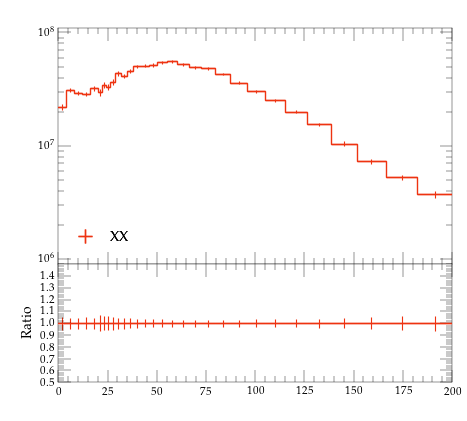

Source code (Python):
#! /usr/bin/env python

# This Python script was auto-generated using YODA v2.0.2.
# Analysis object: /MC_HFJETS_NOTNORM/ptBJetLead
# Timestamp: 29-07-2026 (15:50:41)

import matplotlib as mpl
import matplotlib.pyplot as plt
mpl.use('Agg') # comment out for interactive use
import os
import numpy as np

plotDir = os.path.split(os.path.realpath(__file__))[0]
if 'YODA_USER_PLOT_PATH' in globals():
    plot_outdir = globals()['YODA_USER_PLOT_PATH']
else:
    plot_outdir = plotDir

#plot style
plt.style.use(os.path.join(plotDir, '../default.mplstyle'))
# plot metadata
figW, figH = plt.rcParams['figure.figsize']
ax_xLabel = r''
ax_yLabel = r''
ax_title  = r''
ax_xScale = 'linear'
ax_yScale = 'log'
xLims = (0.0, 200.0)
yLims = (900000.0, 110000000.00000001)

# TeX-friendly labels for the legend
labels = {
    'legend' : ([ r"XX" ], r""),
}

# Adjust canvas width and height
canvasW = 10.0
canvasH = 9.0
figW *= canvasW/10.
figH *= canvasH/9.

# Create figure and axis objects
fig, (ax, ratio0_ax) = plt.subplots(2, 1, sharex=True,
                  figsize=(figW,figH), gridspec_kw={'height_ratios': (6.0, 3.0)})

# Set figure margins
plt.subplots_adjust(
    left   = 1.0 * plt.rcParams['figure.subplot.left'],
    right  = 1.0 * plt.rcParams['figure.subplot.right'],
    top    = 1.0 * plt.rcParams['figure.subplot.top'],
    bottom = 1.0 * plt.rcParams['figure.subplot.bottom'])

ratio0_ax.yaxis.set_major_locator(mpl.ticker.MultipleLocator(0.1))
ratio0_ax.set_ylim(0.5, 1.4999)
ratio0_ax.set_ylabel('Ratio')

# the numerical data is stored in a separate file
dataf = dict()
prefix = os.path.split(__file__)[0]
if prefix:    prefix = prefix + '/'
exec(open(prefix+'ptBJetLead__data.py').read(), dataf)


legend_handles = dict() # keep track of handles for the legend

# style options for curves
# starts at zorder>=5 to draw curve on top of legend
styles = {
  'YYY': {
    'color' : '#EE3311',
    'linestyle' : '-',
    'linewidth' : 1,
    'marker' : 'none',
    'markersize' : 2,
    'capsize' : 0.0,
    'zorder' : 5,
    'histstyle' : 1,
    'drawstyle' : 'steps-pre',
    'xerrorbars' : 1,
    'yerrorbars' : 1,
    'fillcolor' : None,
    'fillopacity' : 1.0,
    'ratio0_linestyle' : '-',
    'ratio0_linewidth' : 1,
    'ratio0_marker' : 'none',
    'ratio0_markersize' : 2,
    'ratio0_capsize' : 0.0,
    'ratio0_zorder' : 5,
    'ratio0_histstyle' : 1,
    'ratio0_drawstyle' : 'steps-pre',
    'ratio0_xerrorbars' : 1,
    'ratio0_yerrorbars' : 1,
  },
}

# curve from input yoda files in main panel
for label, yvals in dataf['yvals'].items():
    if all(np.isnan(v) for v in dataf['yvals'][label]):
        continue
    tmp = None
    if styles[label]['histstyle']: # draw as histogram
        xpos = dataf['xedges'][label] if styles[label]['drawstyle'] else dataf['xpoints'][label]
        ypos = np.insert(yvals, 0, yvals[0]) if styles[label]['drawstyle'] else yvals
        if styles[label]['fillcolor']: # fill area below curve
            ax.fill_between(xpos, ypos, step='pre',
                            color=styles[label]['fillcolor'],
                            alpha=styles[label]['fillopacity'])
        tmp, = ax.plot(xpos, ypos,
                       color=styles[label]['color'],
                       linestyle=styles[label]['linestyle'],
                       linewidth=styles[label]['linewidth'],
                       drawstyle=styles[label]['drawstyle'], solid_joinstyle='miter',
                       zorder=styles[label]['zorder'], label=label)
    tmp = ax.errorbar(dataf['xpoints'][label], yvals,
                      xerr=np.array(dataf['xerrs'][label])*styles[label]['xerrorbars'],
                      yerr=np.array(dataf['yerrs'][label])*styles[label]['yerrorbars'],
                      fmt=styles[label]['marker'], capsize=styles[label]['capsize'],
                      markersize=styles[label]['markersize'],
                      ecolor=styles[label]['color'],
                      color=styles[label]['color'], zorder=styles[label]['zorder'])
    tmp[-1][0].set_linestyle(styles[label]['linestyle'])
    tmp[-1][0].set_linewidth(styles[label]['linewidth'])
    if label in dataf['add_legend_handle']:  legend_handles[label] = tmp
    for varLabel in dataf['variation_yvals'].keys():
        if varLabel.startswith(label):
            tmp, = ax.plot(dataf['xedges'][label], dataf['variation_yvals'][varLabel],
                           color=styles[label]['color'],
                           linestyle=styles[label]['linestyle'],
                           linewidth=styles[label]['linewidth'],
                           drawstyle='steps-pre', solid_joinstyle='miter',
                           zorder=styles[label]['zorder'], alpha=0.5)


# plots on ratio panel
# curve from input yoda files in ratio panel
for label, yvals in dataf['ratio0_yvals'].items():
    if all(np.isnan(v) for v in yvals):
        continue
    if styles[label]['ratio0_histstyle']: # plot as histogram
        xpos = dataf['xedges']['YYY'] if styles[label]['ratio0_drawstyle'] else dataf['xpoints']['YYY']
        ypos = np.insert(yvals, 0, yvals[0]) if styles[label]['ratio0_drawstyle'] else yvals
        ratio0_ax.plot(xpos, ypos,
                       color=styles[label]['color'],
                       linewidth=styles[label]['linewidth'],
                       linestyle=styles[label]['ratio0_linestyle'],
                       drawstyle=styles[label]['ratio0_drawstyle'], zorder=styles[label]['zorder'],
                       solid_joinstyle='miter')
    tmp = ratio0_ax.errorbar(dataf['xpoints']['YYY'], yvals,
                             xerr=np.array(dataf['ref_xerrs'])*styles[label]['ratio0_xerrorbars'],
                             yerr=np.array(dataf['ratio0_yerrs'][label])*styles[label]['ratio0_yerrorbars'],
                             fmt=styles[label]['ratio0_marker'], capsize=styles[label]['ratio0_capsize'],
                             markersize=styles[label]['ratio0_markersize'],
                             ecolor=styles[label]['color'],
                             color=styles[label]['color'])
    tmp[-1][0].set_linestyle(styles[label]['ratio0_linestyle'])
    tmp[-1][0].set_linewidth(styles[label]['ratio0_linewidth'])

    for varlabel in dataf['ratio0_variation_vals'].keys():
        if varlabel.startswith(label):
            ratio0_ax.plot(dataf['xedges']['YYY'],
                            dataf['ratio0_variation_vals'][varlabel],
                            color=styles[label]['color'],
                            linestyle=styles[label]['linestyle'],
                            linewidth=styles[label]['linewidth'],
                            drawstyle='steps-pre', solid_joinstyle='miter',
                            zorder=1, alpha=0.5)

legend_items = list(legend_handles.values())
ax.add_artist(ax.legend(legend_items,
                        labels['legend'][0],
                        title=labels['legend'][1],
                        alignment='left',
                        loc='lower left',
                        bbox_to_anchor=(0.0, 0.03)))

# set plot metadata as defined above
ratio0_ax.set_xlabel(ax_xLabel)
ratio0_ax.xaxis.set_label_coords(1., -0.15)
ax.set_ylabel(ax_yLabel, ha='right', va='top')
ax.yaxis.set_label_coords(-0.11, 1.0)
ax.set_title(ax_title, loc='left')
ax.set_xscale(ax_xScale)
ax.set_yscale(ax_yScale)
ax.set_xlim(xLims)
ax.set_ylim(yLims)

# tick formatting
plt.rcParams['xtick.top'] = True
plt.rcParams['ytick.right'] = True
ax.yaxis.set_major_locator(mpl.ticker.LogLocator(base=10.0, numticks=np.inf))
ax.yaxis.set_minor_locator(mpl.ticker.LogLocator(
                           base=10.0, subs=np.arange(0.1, 1, 0.1), numticks=np.inf))
fig.align_ylabels((ax, ratio0_ax))
plt.savefig(os.path.join(plot_outdir, 'ptBJetLead.pdf'), format='PDF')
plt.savefig(os.path.join(plot_outdir, 'ptBJetLead.png'), format='PNG')

plt.close(fig)
